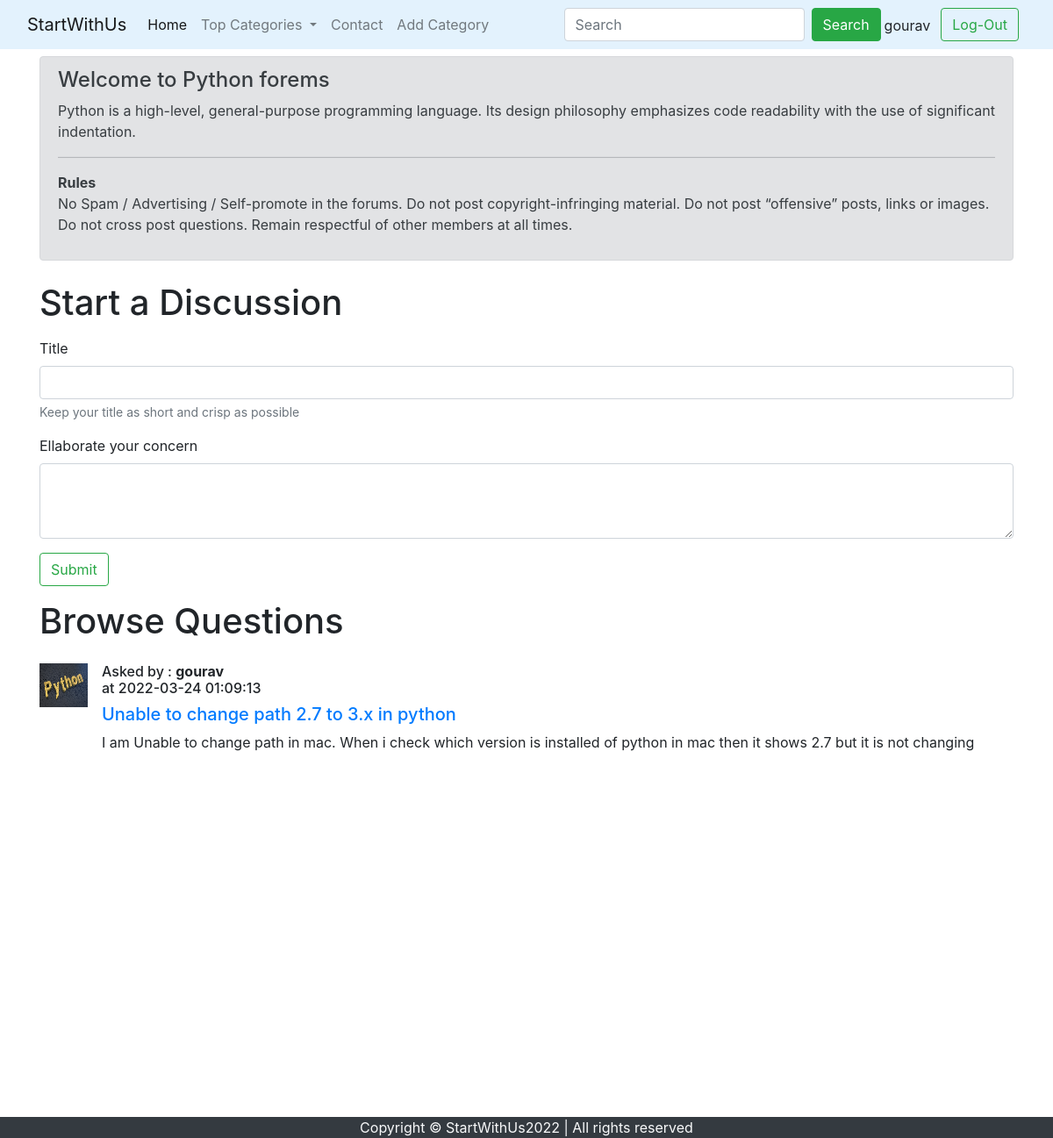
The page /threadlist.php?catid=1 (signed in) on the database its author committed.
### tables this page shows
CREATE TABLE `categories` (
  `category_id` int(11) NOT NULL,
  `category_name` varchar(255) NOT NULL,
  `category_description` varchar(255) NOT NULL,
  `date` datetime NOT NULL DEFAULT current_timestamp()
);

CREATE TABLE `threads` (
  `thread_id` int(7) NOT NULL,
  `thread_title` varchar(255) NOT NULL,
  `thread_desc` text NOT NULL,
  `thread_cat_id` int(7) NOT NULL,
  `thread_user_id` int(7) NOT NULL,
  `timestamp` datetime NOT NULL DEFAULT current_timestamp()
);

CREATE TABLE `users` (
  `user_id` int(11) NOT NULL,
  `user_email` varchar(30) NOT NULL,
  `user_password` varchar(255) NOT NULL,
  `creation_date` datetime NOT NULL DEFAULT current_timestamp()
);

### threadlist.php (the view, shortened to what this page needs)
<!doctype html>
<html lang="en">
  <head>
    <link href="https://cdn.jsdelivr.net/npm/bootstrap@5.1.3/dist/css/bootstrap.min.css" rel="stylesheet">
    <link rel="stylesheet" href="https://cdn.jsdelivr.net/npm/bootstrap@4.0.0/dist/css/bootstrap.min.css">
    <link rel="stylesheet" href="partials/_style_for_footer.css">
  </head>
  <body>
    <?php include "partials/_header.php"; ?>
    <?php
        require "partials/_connection.php";
        $id = $_GET['catid'];
        $sql = "SELECT * FROM `categories` WHERE `category_id` = $id";
        $result = mysqli_query($conn,$sql);
        while($row = mysqli_fetch_assoc($result))
        {
            $catName =  $row['category_name'];
            $catDesc =  $row['category_description'];
        }
    ?>
    <div class="container">
        <div class="alert alert-secondary mt-2" role="alert">
            <h4 class="alert-heading">Welcome to <?php echo $catName;?> forems</h4>
            <p><?php echo $catDesc;?></p>
            <hr>
            <p class="mb-0"><b>Rules</b></p>
            <p>No Spam / Advertising / Self-promote in the forums. Do not post copyright-infringing material. Do not post “offensive” posts, links or images. Do not cross post questions. Remain respectful of other members at all times.</p>
        </div>
    </div>
    <div class="container">
        <h1 class="py-2">Start a Discussion</h1>
    <?php
    if(isset($_SESSION['loggedin']) && isset($_SESSION['loggedin']) == true )
    {
        echo'
        <form action="' . $_SERVER['REQUEST_URI'] . '" method="post">
            <div class="mb-3">
                <label for="title" class="form-label">Title</label>
                <input type="text" class="form-control" id="title" name="title" aria-describedby="emailHelp">
                <div id="emailHelp" class="form-text">Keep your title as short and crisp as possible</div>
            </div>
            <input type="hidden" name="user_id" value=' . $_SESSION['user_id'] . '>
            <div class="mb-3">
                <label for="desc" class="form-label">Ellaborate your concern</label>
                <textarea class="form-control" id="desc" name="desc" rows="3"></textarea>
            </div>
            <button type="submit" class="btn btn-outline-success mb-2" name="submit">Submit</button>
        </form>';
    }
    ?>
    </div>
    <div class="container" id="ques">
        <h1 class="py-2">Browse Questions</h1>
        <?php
            require "partials/_connection.php";
            $id = $_GET['catid'];
            $sql = "SELECT * FROM `threads` WHERE `thread_cat_id` = $id";
            $result = mysqli_query($conn,$sql);
            while($row = mysqli_fetch_assoc($result))
            {
                $thread_id =  $row['thread_id'];
                $title =  $row['thread_title'];
                $Desc =  $row['thread_desc'];
                $thread_time = $row['timestamp'];
                $thread_user_id = $row['thread_user_id'];
                $sql2 = "SELECT `user_email` FROM `users` WHERE `user_id`='$thread_user_id' ";
                $result2 = mysqli_query($conn,$sql2);
                $row2 = mysqli_fetch_assoc($result2);
                echo '
                <div class="media my-3">
                    <img class="mr-3" src="img/4.jpg" width="55px" height="50px" alt="...">
                    <div class="media-body">
                        <h6 class="mt-0">Asked by : <b>' . $row2['user_email'] . '</b><br> at ' . $thread_time . '</h6>
                        <h5 class="mt-0"><a href="thread.php?thread_id=' . $thread_id . '">' . $title . '</a></h5>
                        ' . $Desc . '
                    </div>
                </div>';
             }
        ?>
    </div>
    <?php include "partials/_footer.php"; ?>
  </body>
</html>

### partials/_style_for_footer.css (style rules this page uses)
#ques { min-height: 597px; }

### rows shown on the page
categories: category_name "Python", category_description "Python is a high-level, general-purpose programming language. Its design philosophy emphasizes code readability with the use of significant indentation."
threads: users.user_email "gourav", timestamp "2022-03-24 01:09:13", thread_title "Unable to change path 2.7 to 3.x in python", thread_desc "I am Unable to change path in mac. When i check which version is installed of python in mac then it shows 2.7 but it is not changing"

### other values the page prints
$_SESSION['useremail'] "gourav"
